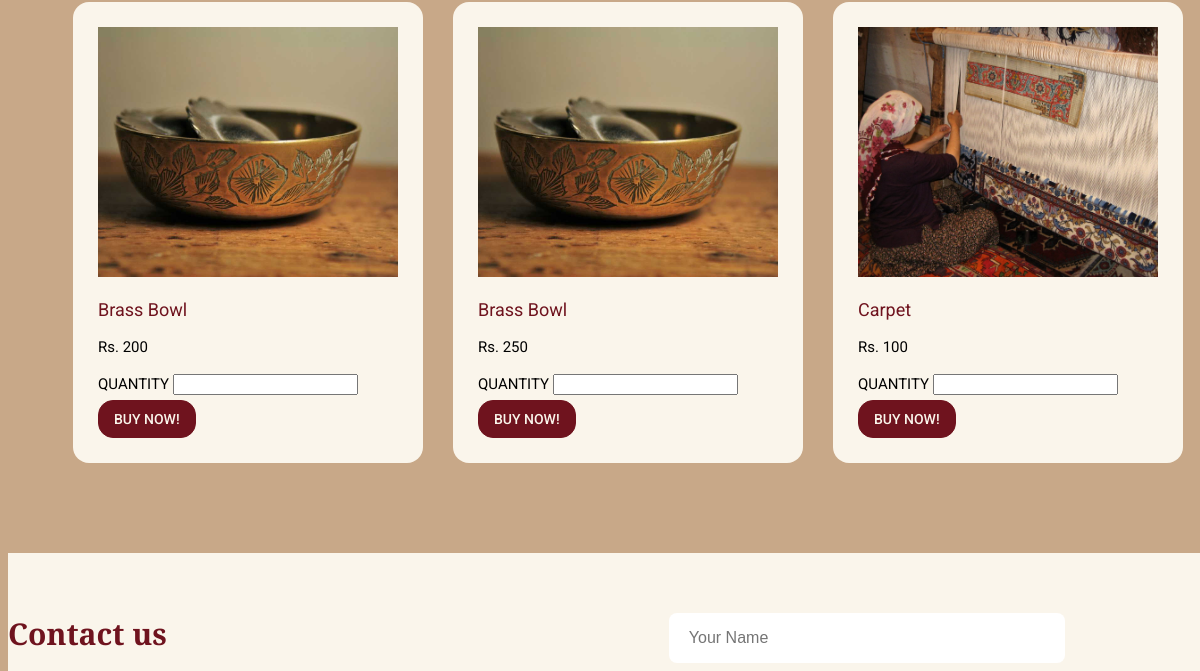
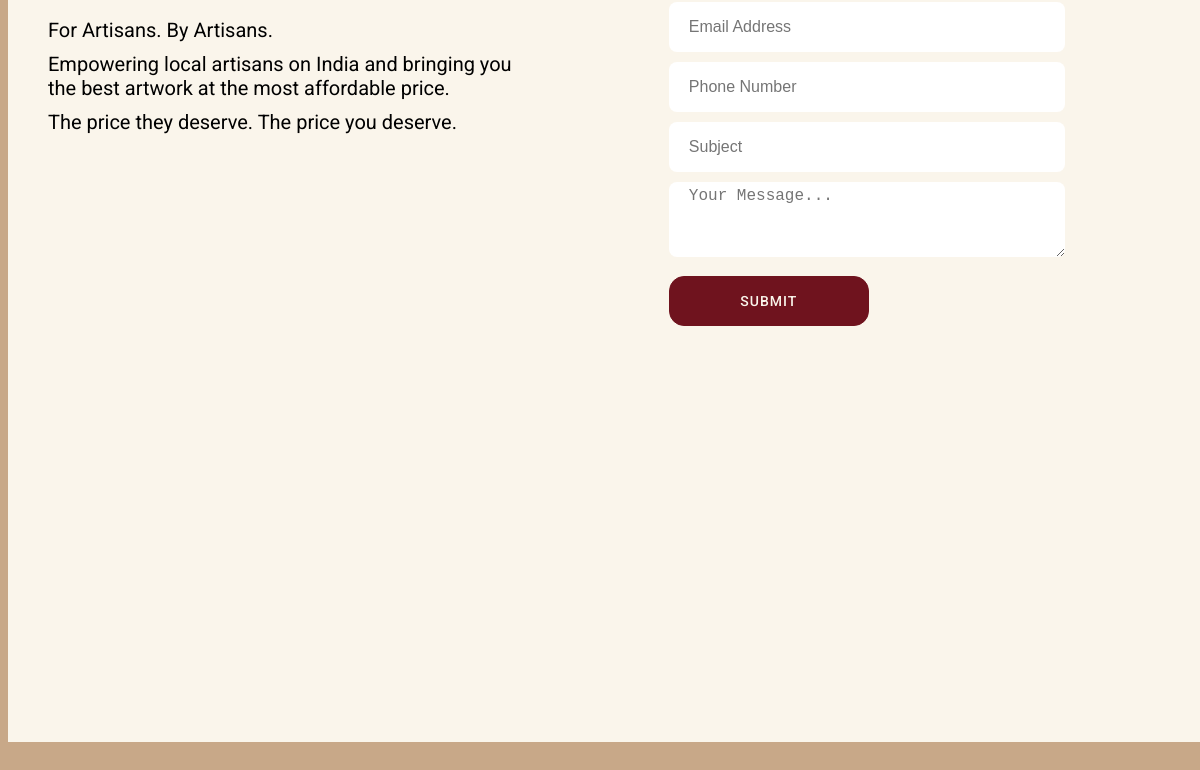
The page /shop (lower part) on the database as committed earlier (2 pictures, top to bottom).
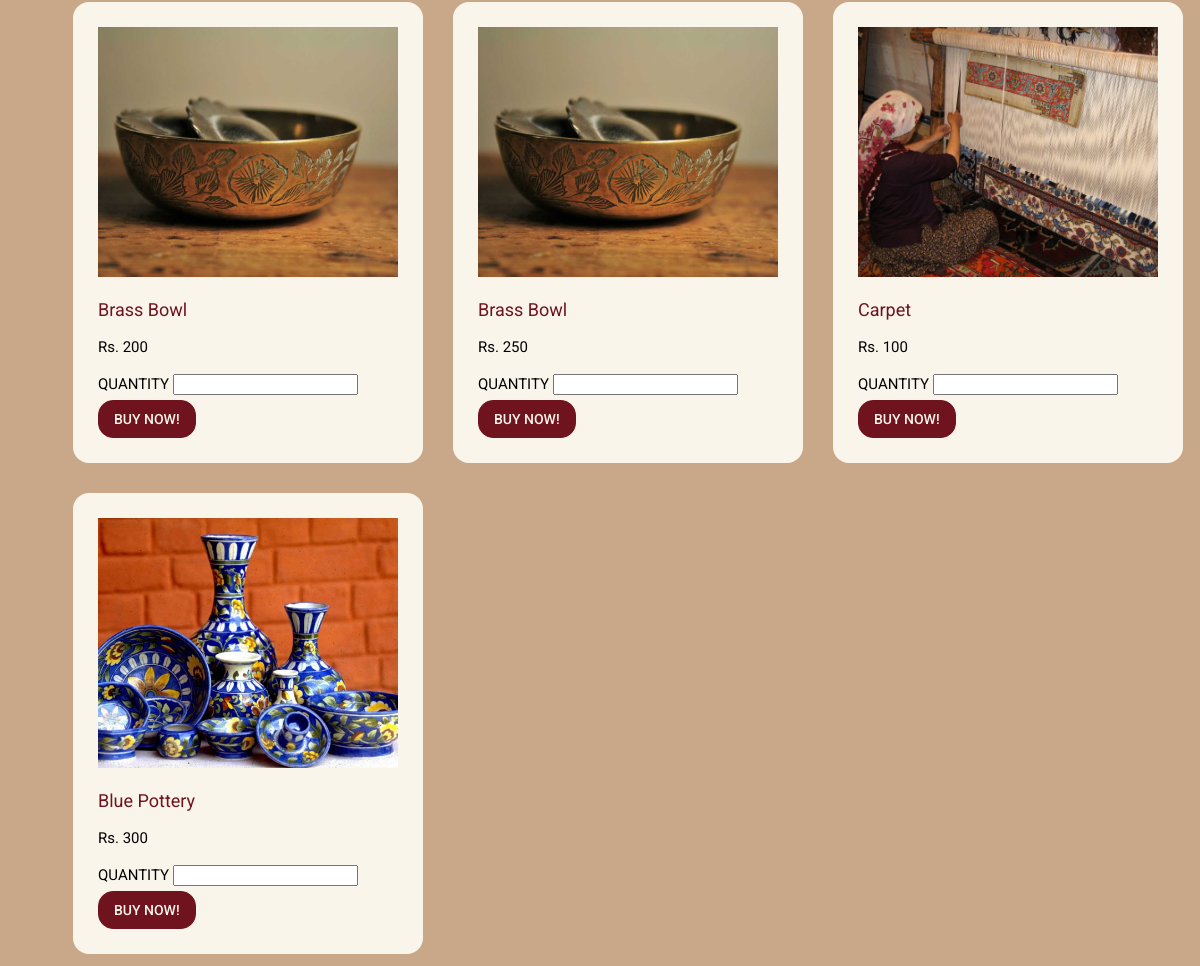
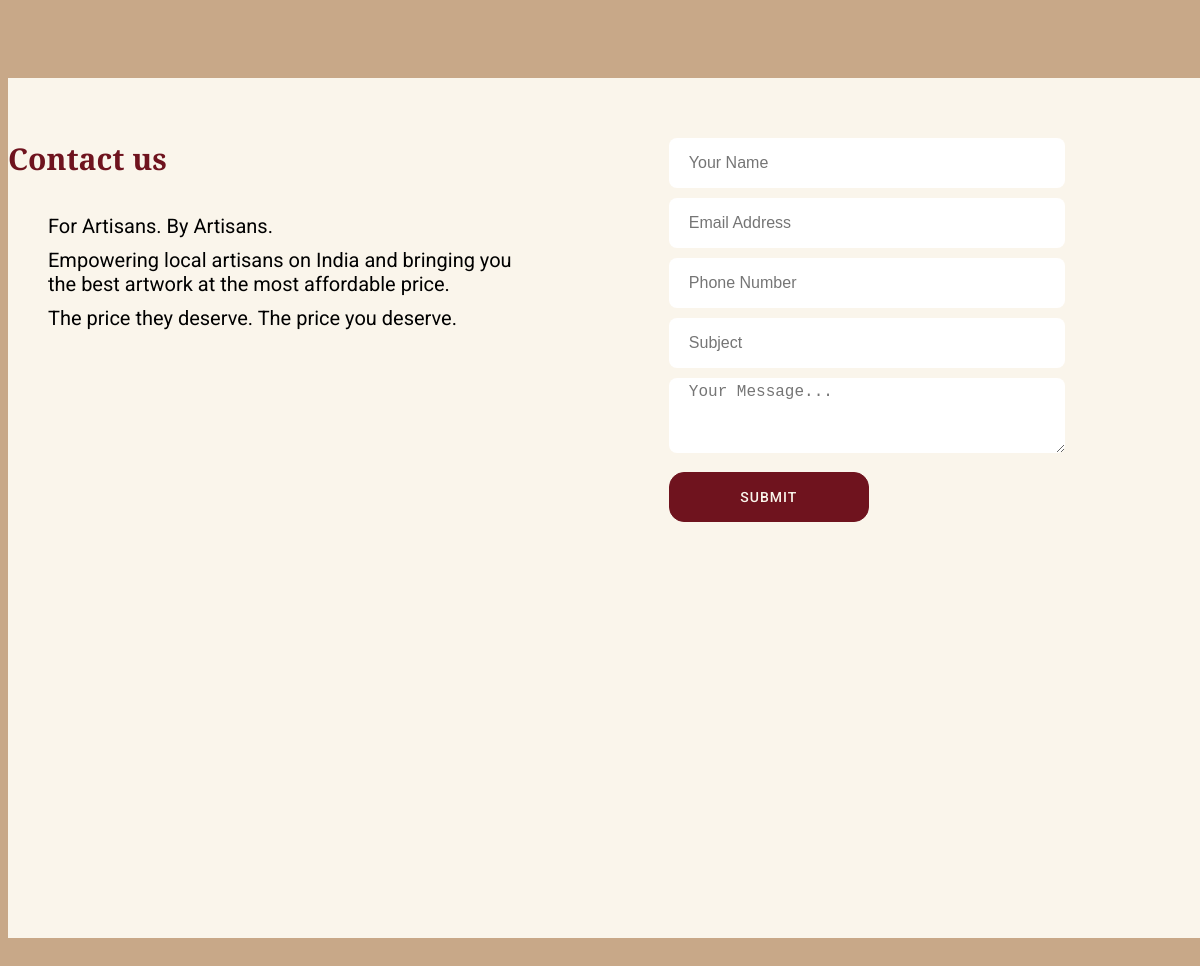
The same page on the database as committed later (2 pictures, top to bottom).
### grid/models.py (models this page shows, shortened)
class product(models.Model):
    pid=models.CharField(max_length=122)
    pname=models.CharField(max_length=122)
    sphone=models.CharField(max_length=122)
    price=models.CharField(max_length=122)
    image=models.ImageField(upload_to='product/')

### grid/views.py (the view)
# urls.py: path('shop',views.shop,name='shop'),
def shop(request):
    if(request.method=="POST"):
        if(request.user.is_anonymous):
            return redirect("login")
        else:
            orderid=gen_id()
            buyerid=request.user
            sellerid=request.POST.get('seller_id')
            product_name=request.POST.get('product_name')
            quantity=request.POST.get('quantity')
            pid=request.POST.get('product_id')
            order_date=datetime.date.today()
            req=order(orderid=orderid,buyerid=buyerid,sellerid=sellerid,
                      product_name=product_name,order_date=order_date,quantity=quantity
                      ,product_id=pid)
            req.save()
            message="ORDER RECIEVED:PRODUCT_NAME:%s QUANTITY:%s"%(product_name,quantity)
            phone=product.objects.filter(pid=pid)
            phone=phone.first()
            phone=phone.sphone;
            phone="+91"+phone;
            print(phone)
            return redirect("shop")
    else:
        userdata=user.objects.filter(phone=request.user)
        userdata=userdata.first()
        products=product.objects.filter()
        cont={
            'loggedin':True,
            'userdata':userdata,
            'products':products
        }
        return render(request,"ecom.html",cont)

### template/ecom.html (shortened to what this page needs)
{% load static %}
<!DOCTYPE html>
<html>
    <head>
        <link rel="stylesheet" href="{% static 'ecom.css' %}" />
    </head>
    <body>
    <section id="sellers">
        <div class="seller container">
            <div class="best-seller">
              {% for prod in products %}
                <div class="best-p1">
                    <img src="{{prod.image.url}}" alt="img">
                    <div class="best-p1-txt">
                        <div class="name-of-p">
                            <p>{{prod.pname}}</p>
                        </div>
                        <div class="price">
                            Rs. {{prod.price}}</div>
                            <br>
                            <form method="POST" action="shop">
                              <div class="quantity">
                                <label for="price-range">QUANTITY</label>
                                <input type="number" id="quantity" name="quantity" min="1" step="1" required>
                              </div>
                              <div class="buy-now">
                                <div class="submit"><input type="submit" value="BUY NOW!"></div>
                            </div>
                            </form>
                    </div>
                  </div>
              {% endfor %}
                  </div>
            </div>
    </section>
</body>
        <section class="contact-sec sec-pad">
          <div class="container">
            <div class="contactrow">
              <div class="col-md-6">
                <div class="contact-detail">
                  <h1 class="contacth1">Contact us</h1>
                  <ul class="contact-ul">
                    <li>For Artisans. By Artisans.</li>
                                <li> Empowering local artisans on India and bringing you the best artwork at the most affordable price.</li>
                                <li>The price they deserve. The price you deserve.</li>
                  </ul>
                  </div>
                  </div>
              <div class="form1">
                <form action="#" class="contFrm" method="POST">
                  <div class="row">
                    <div class="col">
                      <input type="text" name="name" placeholder="Your Name" class="inptFld" required />
                    </div>
                    <div class="col-sm-6">
                      <input type="email" name="email" placeholder="Email Address" class="inptFld" required />
                    </div>
                    <div class="col-sm-6">
                      <input type="tel" name="phone" placeholder="Phone Number" class="inptFld" required />
                    </div>
                    <div class="col-sm-6">
                      <input type="text" name="sub" placeholder="Subject" class="inptFld" required />
                    </div>
                    <div class="col-12">
                      <textarea class="inptFld" rows="" cols="" placeholder="Your Message..." required></textarea>
                    </div>
                    <div class="col-12">
                      <input type="submit" name="submit" value="SUBMIT" class="inptBtn" />
                    </div>
                  </div>
                </form>
              </div>
            </div>
          </div>
        </section>
    </body>
</html>

Rows that differ between the two databases and show on the page:
added product: image (picture), pname "Blue Pottery", price "300"
